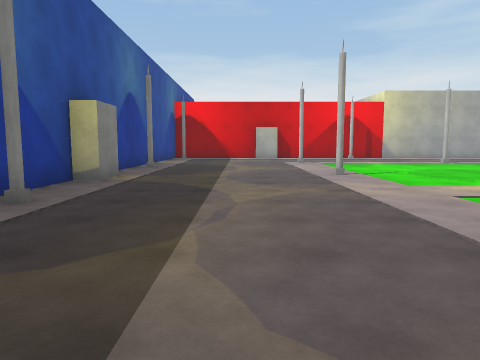
view 1 (above)

24 first-person views from a walk through a 3-D level made in the Unity game engine. The camera is 1.4 m above the floor, tilts 6° down and sees 70° across. The floor is counted in squares, 2 m on a side. Each view is taken from the middle of a square. On the plan, view 1 faces up. The plan holds only what a view shows up to about 11 squares ahead; the rest is blank. The place goes on beyond the plan. The player character is not drawn. Surface patterns are stand-ins for the level's own textures.

view 2
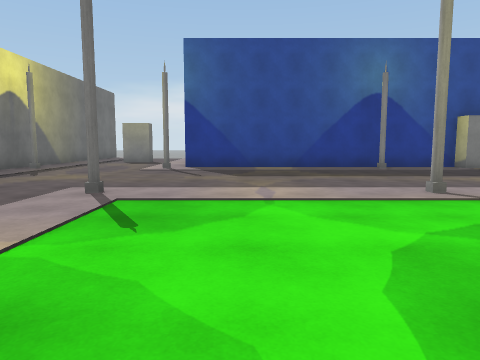

view 3
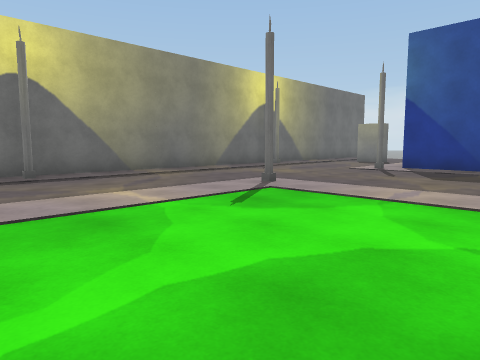

view 4
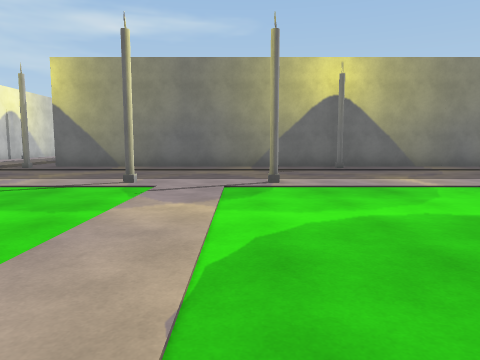

view 5
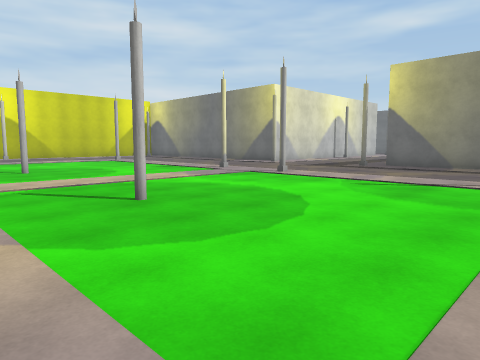

view 6
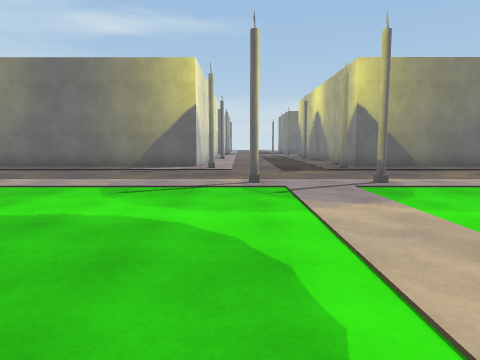

view 7
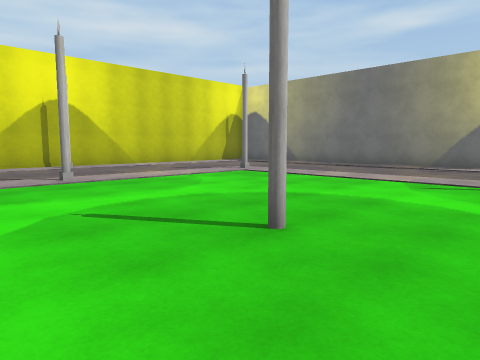

view 8
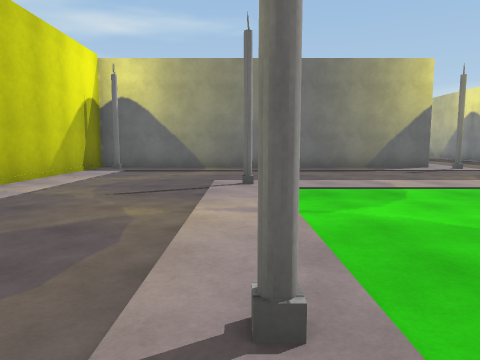

view 9
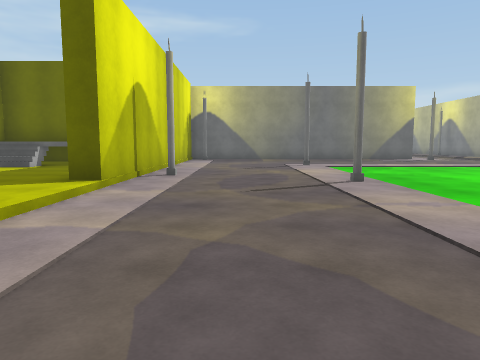

view 10
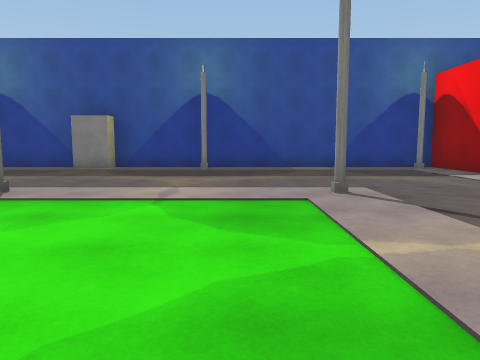

view 11
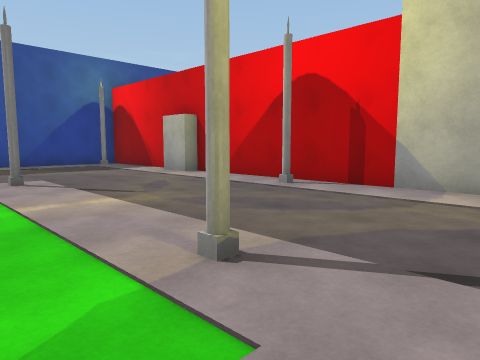

view 12
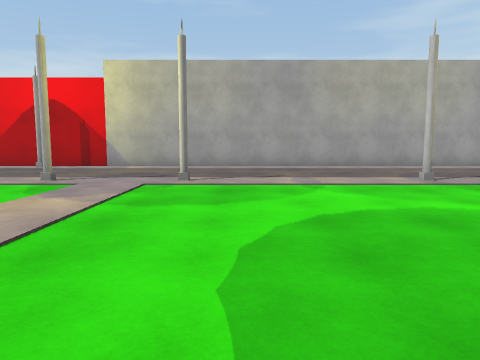

view 13
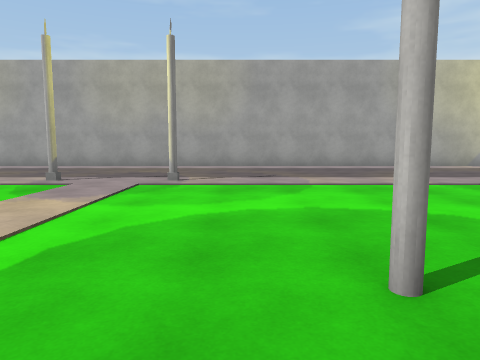

view 14
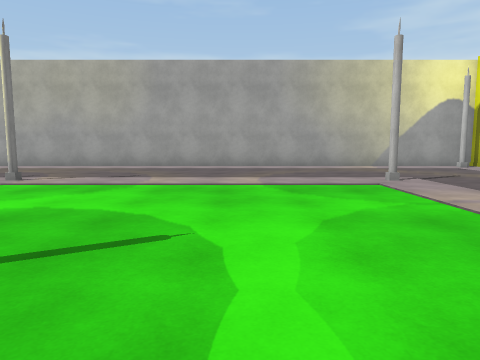

view 15
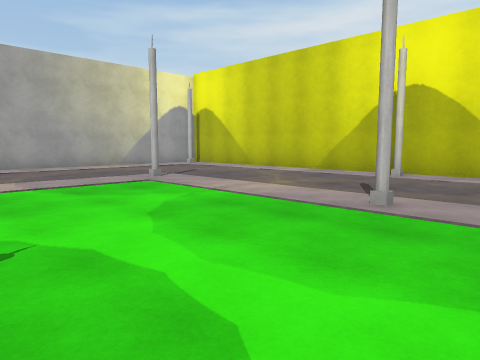

view 16
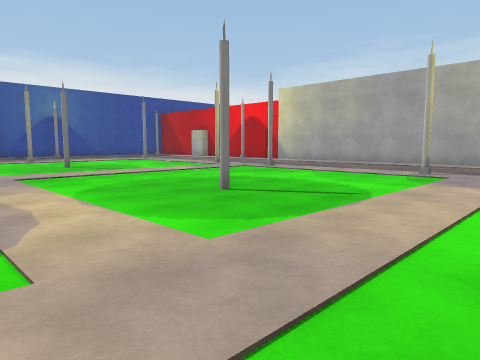

view 17
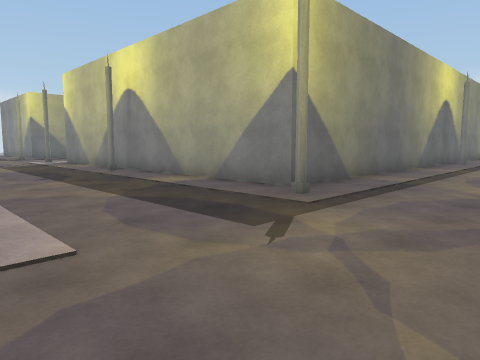

view 18
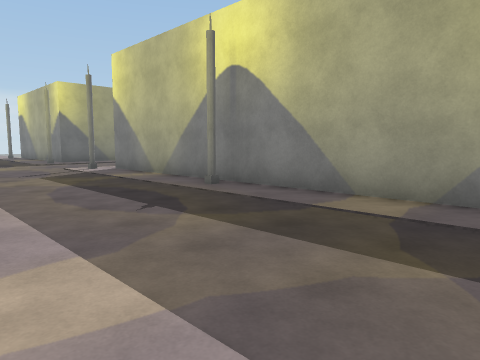

view 19
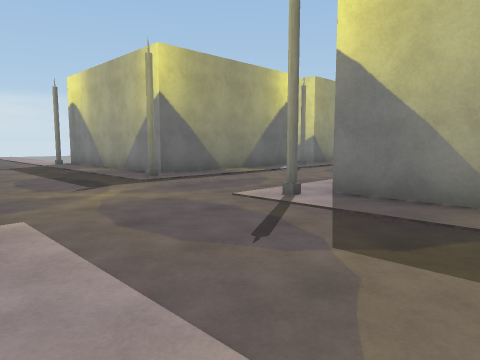

view 20
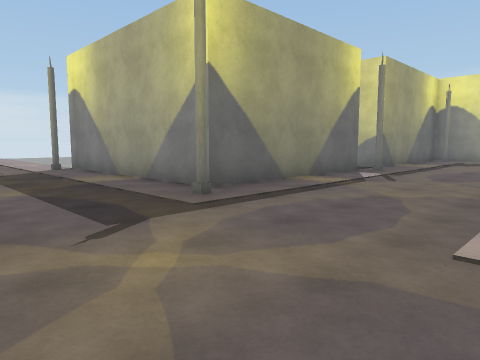

view 21
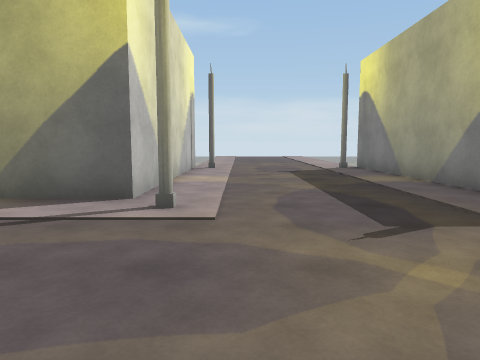

view 22
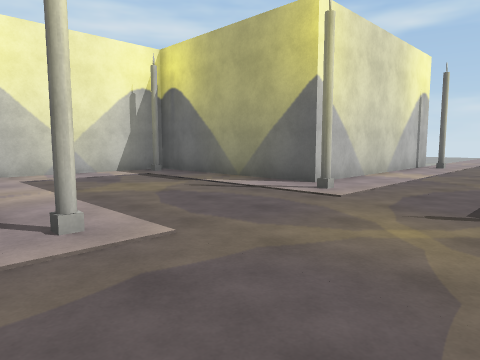

view 23
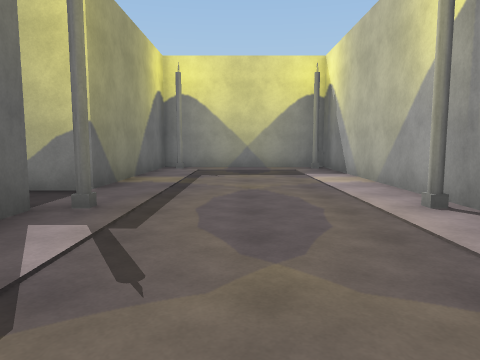

view 24
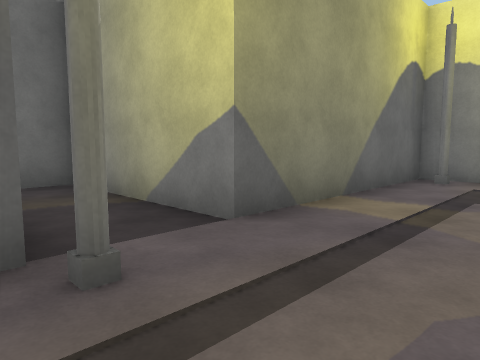

### Floor plan
Key: @ floor where view 1 was taken; # wall or solid block; . floor; O other object.
Columns run from 4 left of view 1 to 28 right of it. Each row starts with its distance up from view 1.
 17  ################################
 16 ##...O...#......................#
 15 #...............................
 14 #................................
 13 #................................
 12 #.....#....#..#....#.#......#....
 11 #................................
 10 ##...............................
  9 #..............................#.
  8 #.....#...#......#.....#....#....
  7 #O...............................
  6 #...................... .........
  5 #........    ............  ......
  4 ##......    .....................
  3 #.....#.   ......#.....#....#....
  2 #..............................#.
  1 #................................
  0 #...@............................
 -1 ##...............................
 -2 .#....#....#..#....#.#......#....
 -3 .................................
 -4 .................................
 -5 .................................
 -6 ..................#...#.........#
 -7 ###################....##########
 -8                  #.....
 -9                  #.....
-10                  #.....
-11                  #....
-12                  ##...
-13                  #....
-14                  #.....
-15                  #.....
-16       #######    ##...#
-17      ##........ ...........##
-18      #......................#
-19      #......................#
-20      #......................#
-21      ##.....#.....#...#....##
-22       #####..######....#####
-23           #..    #.....#
-24           #..    #.....#
-25            ..    #.....#
-26            ##    #.....#
-27                  ##...##
-28                   .....

Positions as (right, up) in squares from view 1, and headings:
1: (0, 0), facing up
2: (7, 0), facing left
3: (7, 2), facing down-left
4: (8, 4), facing down
5: (9, 5), facing down-right
6: (17, 4), facing down
7: (17, 5), facing down-right
8: (24, 4), facing down
9: (26, 9), facing down
10: (7, 11), facing left
11: (9, 11), facing up-left
12: (11, 6), facing up
13: (18, 6), facing up
14: (21, 6), facing up
15: (20, 6), facing up-right
16: (17, 4), facing up-left
17: (18, -3), facing down-left
18: (18, -7), facing down-left
19: (18, -14), facing down-left
20: (17, -17), facing down-left
21: (17, -17), facing down
22: (15, -16), facing down-right
23: (12, -19), facing left
24: (9, -19), facing down-left
